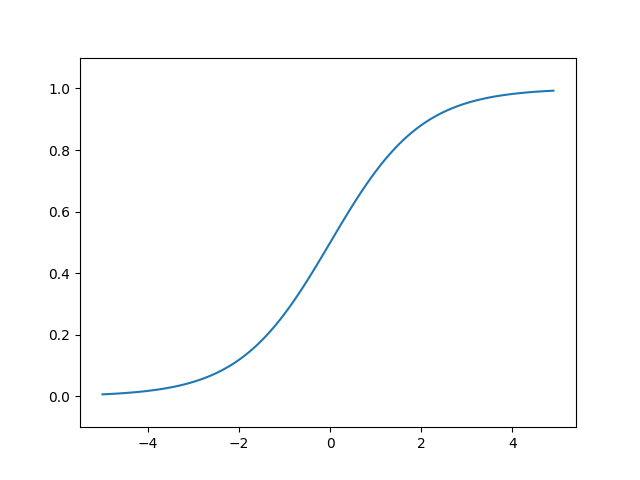

Recreate this plot in Python.
import numpy as np
# この2行によって savefig() が動作するように
import matplotlib
matplotlib.use('Agg')
import matplotlib.pylab as plt

def sigmoid(x):
  return 1 / (1 + np.exp(-x))

x = np.arange(-5.0, 5.0, 0.1)
y = sigmoid(x)
plt.plot(x,y)
plt.ylim(-0.1, 1.1)
plt.savefig('sigmoid.png')
